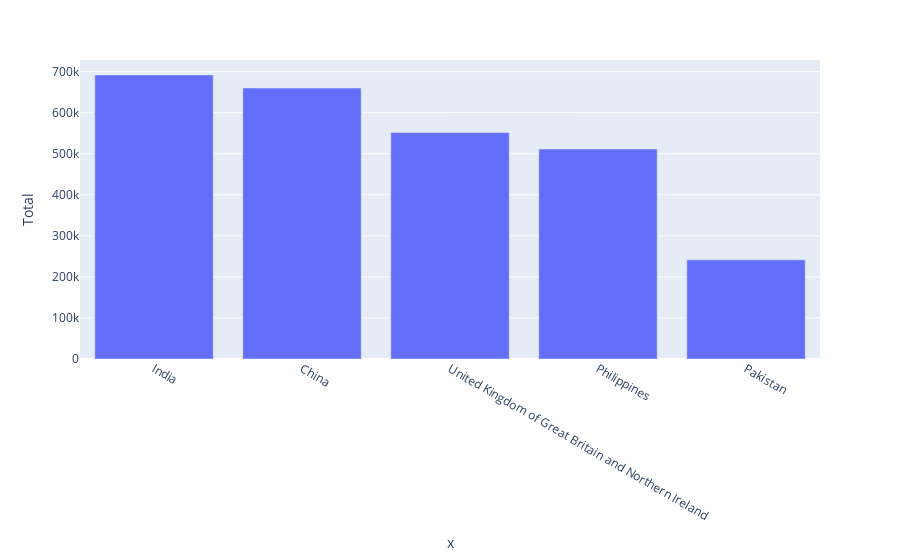

Notebook source saved alongside this figure:
### Code cell
px.bar(df.head(),x=df.head().index,y='Total')

### Figure 1 — Plotly figure (JSON) as saved in the notebook; plotly's stock layout.template omitted (floating-point values rounded to 4 significant figures)
{"data": [{"alignmentgroup": "True", "hovertemplate": "x=%{x}<br>Total=%{y}<extra></extra>", "legendgroup": "", "marker": {"color": "#636efa", "pattern": {"shape": ""}}, "name": "", "offsetgroup": "", "orientation": "v", "showlegend": false, "textposition": "auto", "type": "bar", "x": ["India", "China", "United Kingdom of Great Britain and Northern Ireland", "Philippines", "Pakistan"], "xaxis": "x", "y": [691904, 659962, 551500, 511391, 241600], "yaxis": "y"}], "layout": {"barmode": "relative", "legend": {"tracegroupgap": 0}, "margin": {"t": 60}, "xaxis": {"anchor": "y", "domain": [0, 1], "title": {"text": "x"}}, "yaxis": {"anchor": "x", "domain": [0, 1], "title": {"text": "Total"}}}}
